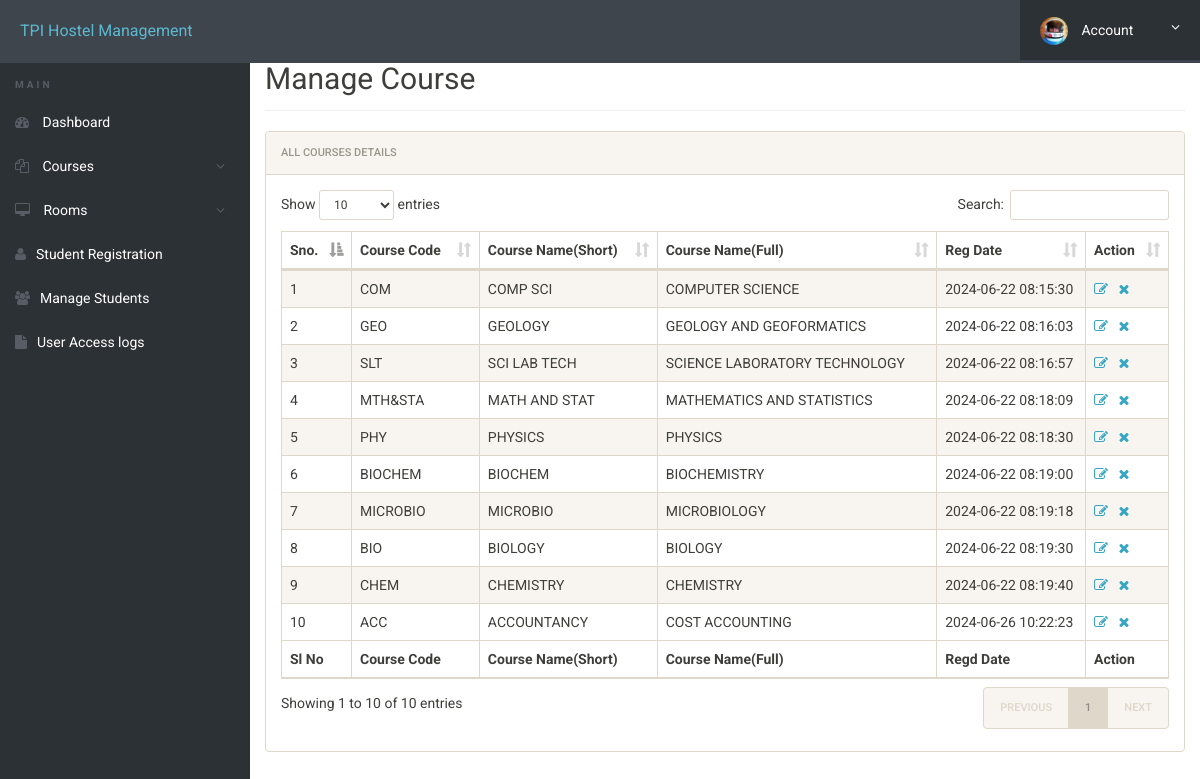
The page /hostel/admin/manage-courses.php (signed in) on the database its author committed.
### tables this page shows
CREATE TABLE `courses` (
  `id` int(11) NOT NULL,
  `course_code` varchar(255) DEFAULT NULL,
  `course_sn` varchar(255) DEFAULT NULL,
  `course_fn` varchar(255) DEFAULT NULL,
  `posting_date` timestamp NULL DEFAULT current_timestamp()
);

### hostel/admin/manage-courses.php (the view, shortened to what this page needs)
<?php
include('includes/config.php');
?>
<!doctype html>
<html lang="en" class="no-js">
<head>
	<link rel="stylesheet" href="css/font-awesome.min.css">
	<link rel="stylesheet" href="css/bootstrap.min.css">
	<link rel="stylesheet" href="css/dataTables.bootstrap.min.css">
	<link rel="stylesheet" href="css/bootstrap-social.css">
	<link rel="stylesheet" href="css/bootstrap-select.css">
	<link rel="stylesheet" href="css/fileinput.min.css">
	<link rel="stylesheet" href="css/awesome-bootstrap-checkbox.css">
	<link rel="stylesheet" href="css/style.css">
</head>
<body>
	<?php include('includes/header.php');?>
	<div class="ts-main-content">
			<?php include('includes/sidebar.php');?>
		<div class="content-wrapper">
			<div class="container-fluid">
				<div class="row">
					<div class="col-md-12">
						<h2 class="page-title" style="margin-top:4%">Manage Course</h2>
						<div class="panel panel-default">
							<div class="panel-heading">All Courses Details</div>
							<div class="panel-body">
								<table id="zctb" class="display table table-striped table-bordered table-hover" cellspacing="0" width="100%">
									<thead>
										<tr>
											<th>Sno.</th>
											<th>Course Code</th>
											<th>Course Name(Short)</th>
											<th>Course Name(Full)</th>
											<th>Reg Date </th>
											<th>Action</th>
										</tr>
									</thead>
									<tfoot>
										<tr>
											<th>Sl No</th>
											<th>Course Code</th>
											<th>Course Name(Short)</th>
											<th>Course Name(Full)</th>
											<th>Regd Date</th>
											<th>Action</th>										</tr>
									</tfoot>
									<tbody>
<?php
$ret="select * from courses";
$stmt= $mysqli->prepare($ret) ;
$stmt->execute() ;
$res=$stmt->get_result();
$cnt=1;
while($row=$res->fetch_object())
	  {
	  	?>
<tr><td><?php echo $cnt;;?></td>
<td><?php echo $row->course_code;?></td>
<td><?php echo $row->course_sn;?></td>
<td><?php echo $row->course_fn;?></td>
<td><?php echo $row->posting_date;?></td>
<td><a href="edit-course.php?id=<?php echo $row->id;?>"><i class="fa fa-edit"></i></a>&nbsp;&nbsp;
<a href="manage-courses.php?del=<?php echo $row->id;?>" onclick="return confirm("Do you want to delete");"><i class="fa fa-close"></i></a></td>
										</tr>
									<?php
$cnt=$cnt+1;
									 } ?>
									</tbody>
								</table>
							</div>
						</div>
					</div>
				</div>
			</div>
		</div>
	</div>
</body>
</html>

### hostel/admin/includes/header.php (shortened to what this page needs)
<div class="brand clearfix">
	<a href="#" class="logo" style="font-size:16px;">TPI Hostel Management</a>
	<ul class="ts-profile-nav">
		<li class="ts-account">
			<a href="#"><img src="img/ts-avatar.jpg" class="ts-avatar hidden-side" alt=""> Account <i class="fa fa-angle-down hidden-side"></i></a>
		</li>
	</ul>
</div>

### hostel/admin/includes/sidebar.php (shortened to what this page needs)
<nav class="ts-sidebar">
			<ul class="ts-sidebar-menu">
				<li class="ts-label">Main</li>
				<li><a href="dashboard.php"><i class="fa fa-dashboard"></i> Dashboard</a></li>
					<li><a href="#"><i class="fa fa-files-o"></i> Courses</a>
				</li>
					<li><a href="#"><i class="fa fa-desktop"></i> Rooms</a>
				</li>
				<li><a href="registration.php"><i class="fa fa-user"></i>Student Registration</a></li>
				<li><a href="manage-students.php"><i class="fa fa-users"></i>Manage Students</a></li>
				<li><a href="access-log.php"><i class="fa fa-file"></i>User Access logs</a></li>
		</nav>

### hostel/admin/css/style.css (style rules this page uses)
html { font-size: 14px; }
@media only screen and (min-width: 480px) { html { font-size: 17px; } }
@media only screen and (min-width: 768px) { html { font-size: 14px; } }
body { font-size: 1em; }
a { color: #37a6c4; }
.panel { overflow: hidden; }
ul, li { margin: 0; padding: 0; list-style: none; }
.page-title { padding-bottom: 15px; margin-bottom: 20px; border-bottom: 1px solid #f0f0f0; }
.brand { background: #3e454c; position: relative; z-index: 3; position: fixed; width: 100%; top: 0; }
.brand .logo { box-sizing: border-box; padding: 20px; float: left; display: block; width: 200px; }
@media only screen and (min-width: 992px) { .brand .logo { width: 250px; } }
.brand .ts-profile-nav { float: right; display: none; }
.brand .ts-profile-nav li { float: left; position: relative; }
.brand .ts-profile-nav li a { display: block; padding: 20px; color: #fff; }
.brand .ts-profile-nav .ts-account .fa-angle-down { float: right; }
.brand .ts-profile-nav .ts-account > a { width: 180px; background: #2c3136; }
.brand .ts-profile-nav .ts-account .ts-avatar { border-radius: 50%; height: 28px; margin: -10px 0; margin-right: 10px; }
@media only screen and (min-width: 992px) { .brand .ts-profile-nav { display: block; } }
.ts-sidebar { background: #2c3136; max-height: 0; transition: max-height 0.3s; overflow: hidden; position: fixed; z-index: 2; width: 100%; bottom: 0; top: 60px; overflow-y: auto; }
@media only screen and (min-width: 992px) { .ts-sidebar { max-height: 100%; bottom: 0; } }
.ts-sidebar-menu .ts-label { color: #585c64; font-weight: bold; padding: 8px 15px; text-transform: uppercase; font-size: 10px; letter-spacing: 3px; margin-top: 10px; }
.ts-sidebar-menu a { display: block; text-decoration: none; padding: 12px 15px; color: #fff; }
.ts-sidebar-menu li { position: relative; }
.ts-sidebar-menu li i { color: #585c64; margin-right: 10px; }
.ts-main-content .content-wrapper { padding-top: 15px; margin-top: 10px; }
@media only screen and (min-width: 992px) { .ts-main-content .ts-sidebar { width: 250px; float: left; } }
@media only screen and (min-width: 992px) { .ts-main-content .content-wrapper { margin-left: 250px; } }

### rows shown on the page
courses: course_code "COM", course_sn "COMP SCI", course_fn "COMPUTER SCIENCE", posting_date "2024-06-22 08:15:30"
courses: course_code "GEO", course_sn "GEOLOGY", course_fn "GEOLOGY AND GEOFORMATICS", posting_date "2024-06-22 08:16:03"
courses: course_code "SLT", course_sn "SCI LAB TECH", course_fn "SCIENCE LABORATORY TECHNOLOGY", posting_date "2024-06-22 08:16:57"
courses: course_code "MTH&STA", course_sn "MATH AND STAT", course_fn "MATHEMATICS AND STATISTICS", posting_date "2024-06-22 08:18:09"
courses: course_code "PHY", course_sn "PHYSICS", course_fn "PHYSICS", posting_date "2024-06-22 08:18:30"
courses: course_code "BIOCHEM", course_sn "BIOCHEM", course_fn "BIOCHEMISTRY", posting_date "2024-06-22 08:19:00"
courses: course_code "MICROBIO", course_sn "MICROBIO", course_fn "MICROBIOLOGY", posting_date "2024-06-22 08:19:18"
courses: course_code "BIO", course_sn "BIOLOGY", course_fn "BIOLOGY", posting_date "2024-06-22 08:19:30"
courses: course_code "CHEM", course_sn "CHEMISTRY", course_fn "CHEMISTRY", posting_date "2024-06-22 08:19:40"
courses: course_code "ACC", course_sn "ACCOUNTANCY", course_fn "COST ACCOUNTING", posting_date "2024-06-26 10:22:23"
